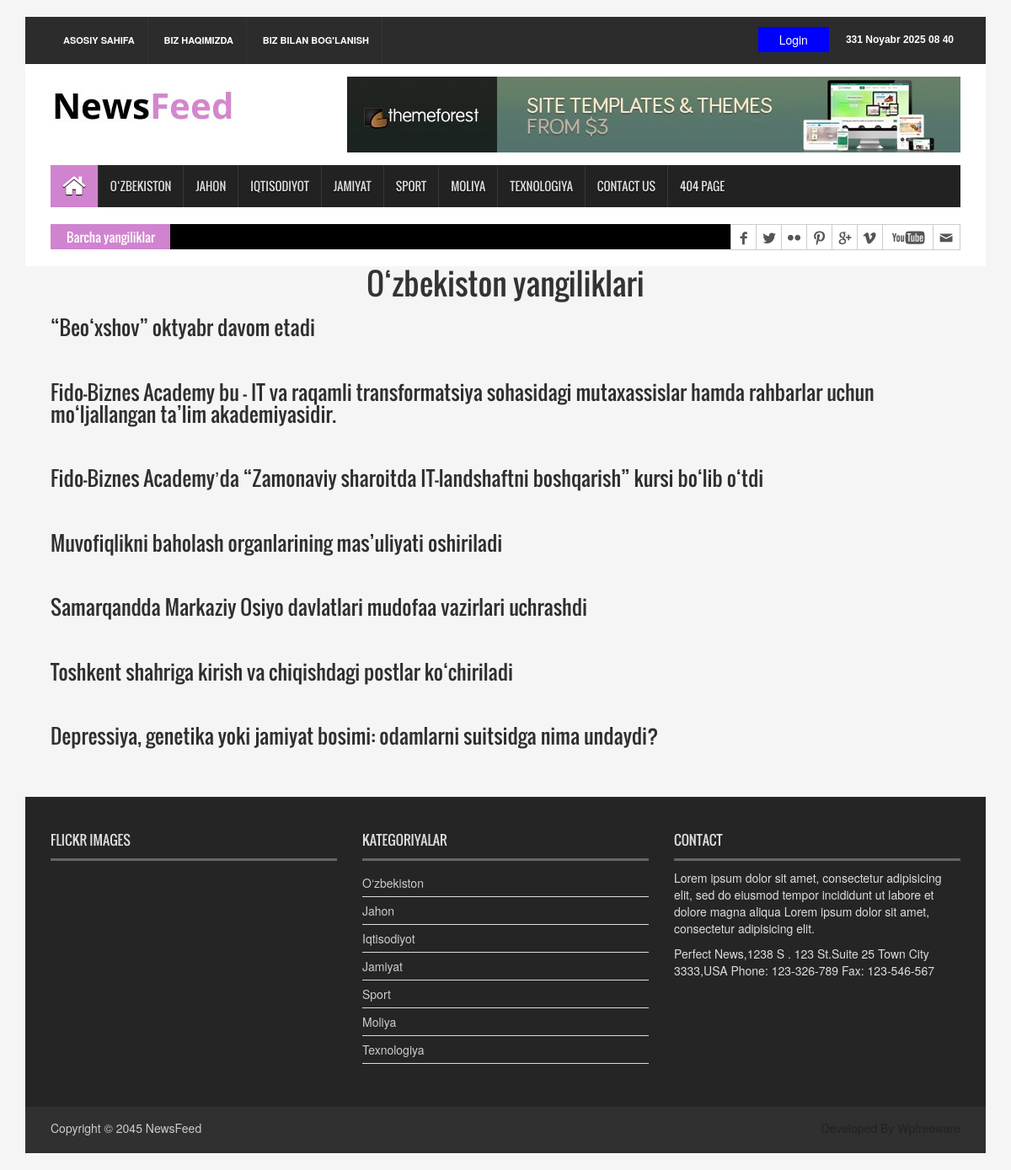
The app's page /category-news/O‘zbekiston/, older data.
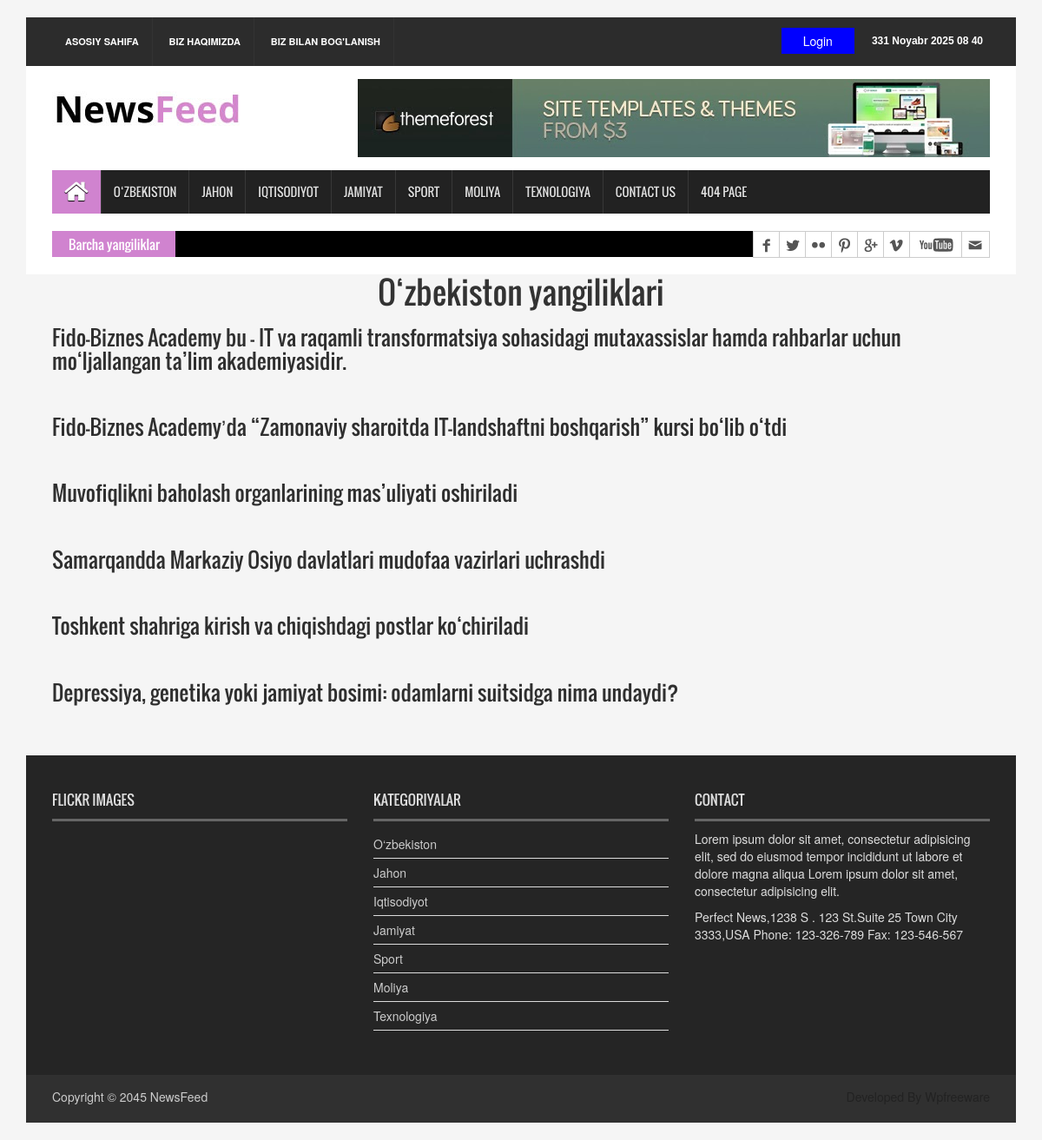
The same page, newer data.
### news_project/models.py (models this page shows, shortened)
class Category(models.Model):
    name = models.CharField(max_length=120)
    class Meta:
        verbose_name = 'category'
        verbose_name_plural = 'categories'

class News(models.Model):
    class Status(models.TextChoices):
        Draft = "DF", "Draft"
        Published = "PB", "Published"
    title = models.CharField(max_length=512)
    slug = models.SlugField()
    body = models.TextField()
    image = models.ImageField(upload_to='news/images/', null=True, blank=True)
    video = models.FileField(upload_to='news/videos/', null=True, blank=True)
    category = models.ForeignKey(Category, on_delete=models.CASCADE)
    published_at = models.DateTimeField(default=timezone.now)
    created_at = models.DateTimeField(auto_now_add=True)
    updated_at = models.DateTimeField(auto_now=True)
    status = models.CharField(choices=Status.choices, default=Status.Draft)
    class Meta:
        ordering = ["-published_at"]
        verbose_name_plural = "news"
        verbose_name = 'news'
    def get_absolute_url(self):
        return reverse('detail', args=[self.slug])

### news_project/views.py (the view)
# urls.py: path('category-news/<str:ct_name>/', category_news, name='category_news')
def category_news(request, ct_name):
    ct_news = News.objects.select_related("category").filter(status=News.Status.Published,category__name__iexact=ct_name.lower()).order_by("-published_at")
    context = {
        'ct_news': ct_news,
        'ct_name': ct_name
    }
    return render(request, 'news/category_news.html', context)

### news_project/context_processors.py (called while the page is built)
def all_Categories(request):
    categories = Category.objects.all()
    context = {
        'categories': categories
    }
    return context

### templates/news/category_news.html
{% extends 'news/base.html' %}
{% load static %}
{% block content %}
<div style="margin: 30px;" >
    <center><h1>{{ ct_name }} yangiliklari</h1></center>
    {% for ct_new in ct_news %}
    <a href="{{ ct_new.get_absolute_url }}"> <h3>{{ ct_new.title }}</h3> </a>
    <br>
    {% endfor %}
</div>
{% endblock content %}

### templates/news/base.html (shortened to what the changed rows need)
{% load static %}
<!DOCTYPE html>
<html>
<head>
    <link rel="stylesheet" type="text/css" href="{% static 'css/bootstrap.min.css' %}">
    <link rel="stylesheet" type="text/css" href="{% static 'css/font-awesome.min.css' %}">
    <link rel="stylesheet" type="text/css" href="{% static 'css/animate.css' %}">
    <link rel="stylesheet" type="text/css" href="{% static 'css/font.css' %}">
    <link rel="stylesheet" type="text/css" href="{% static 'css/li-scroller.css' %}">
    <link rel="stylesheet" type="text/css" href="{% static 'css/slick.css' %}">
    <link rel="stylesheet" type="text/css" href="{% static 'css/jquery.fancybox.css' %}">
    <link rel="stylesheet" type="text/css" href="{% static 'css/theme.css' %}">
    <link rel="stylesheet" type="text/css" href="{% static 'css/style.css' %}">
</head>
<body>
    <div class="container">
        <section id="navArea">
            <nav class="navbar navbar-inverse" role="navigation">
                <div id="navbar" class="navbar-collapse collapse">
                    <ul class="nav navbar-nav main_nav">
                        {% for category in categories %}
                                    <li><a href="{% url 'category_news' category.name %}">{{ category.name }}</a></li>
                            {% endfor %}
                    </ul>
                </div>
            </nav>
        </section>
        {% block content %}
        {% endblock content %}
        <footer id="footer">
            <div class="footer_top">
                <div class="row">
                    <div class="col-lg-4 col-md-4 col-sm-4">
                        <div class="footer_widget wow fadeInLeftBig">
                            <h2>Flickr Images</h2>
                        </div>
                    </div>
                    <div class="col-lg-4 col-md-4 col-sm-4">
                        <div class="footer_widget wow fadeInDown">
                            <h2>Kategoriyalar</h2>
                            <ul class="tag_nav">
                                {% for item in categories %}
                                    <li><a href="{% url 'category_news' item.name %}">{{ item.name }}</a></li>
                                {% endfor %}
                            </ul>
                        </div>
                    </div>
                    <div class="col-lg-4 col-md-4 col-sm-4">
                        <div class="footer_widget wow fadeInRightBig">
                            <h2>Contact</h2>
                        </div>
                    </div>
                </div>
            </div>
        </footer>
    </div>
</body>
</html>

Row changes from the older to the newer data that the page shows:
removed News: title "“Beo‘xshov” oktyabr davom etadi"
